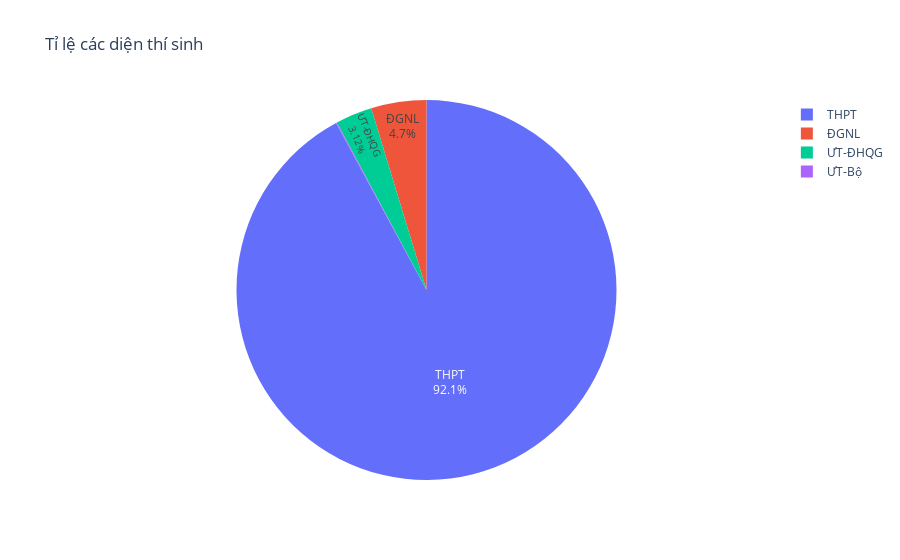

Write notebook code for a chart like this one.
### Code cell
fig = px.pie(thisinh, names='DienThiSinh',
             title='Tỉ lệ các diện thí sinh', labels={'lifeExp':'life expectancy'})
fig.update_traces(textposition='inside', textinfo='percent+label')
fig.show()

### Figure 1 — Plotly figure (JSON) as saved in the notebook; plotly's stock layout.template omitted (floating-point values rounded to 4 significant figures; data arrays with more than 128 entries replaced by an {"elided": "..."} marker saying what was removed)
{"data": [{"domain": {"x": [0, 1], "y": [0, 1]}, "hovertemplate": "DienThiSinh=%{label}<extra></extra>", "labels": {"elided": "8085 str values"}, "legendgroup": "", "name": "", "showlegend": true, "textinfo": "percent+label", "textposition": "inside", "type": "pie"}], "layout": {"legend": {"tracegroupgap": 0}, "title": {"text": "Tỉ lệ các diện thí sinh"}}}
